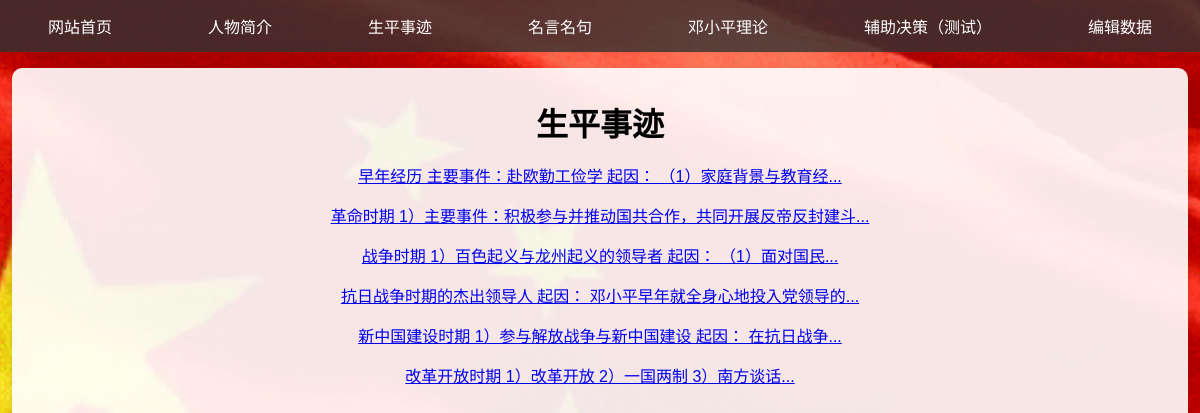
The app's page /life_story with its own data.
### models.py (models this page shows)
class Section(db.Model):
    __tablename__ = 'sections'
    id = db.Column(db.Integer, primary_key=True)
    section_title = db.Column(db.String(200), nullable=False)  # 章节标题
    section_content = db.Column(db.Text, nullable=True)  # 内容可以为空
    image_path = db.Column(db.String(300), nullable=True)  # 新增字段，存储图片路径
    parent_id = db.Column(db.Integer, db.ForeignKey('sections.id'), nullable=True)  # 父章节
    order = db.Column(db.Integer, nullable=False)  # 章节顺序
    type = db.Column(db.String(50), nullable=False)  # 标识板块类型 (bio, life_story, etc.)
    created_at = db.Column(db.DateTime, default=datetime.now(pytz.timezone('Asia/Shanghai')))
    parent = db.relationship('Section', remote_side=[id], backref='subsections')

### app.py (the view)
@app.route('/life_story')
def life_story():
    main_sections = Section.query.filter_by(section_title='生平事迹').all()
    return render_template('life_story.html', main_sections=main_sections)

### templates/life_story.html (shortened to what this page needs)
{% extends "welcome.html" %}
{% import "render_section_block.html" as section_macros %}
{% block content %}
    {{ section_macros.render_section_block('生平事迹', main_sections) }}
{% endblock %}

### templates/render_section_block.html (shortened to what this page needs)
{% macro render_section_block(section_title, sections) %}
    <div class="container">
        <h1>{{ section_title }}</h1>
        {% for section in sections %}
            <div class="section-item my-3">
                <a href="{{ url_for('section_detail', section_id=section.id) }}">
                    {{ section.section_content[:35] }}...
                </a>
            </div>
        {% endfor %}
    </div>
{% endmacro %}

### static/welcome.css (style rules this page uses)
body { font-family: Arial, sans-serif; background-image: url("/static/images/国旗.gif"); background-size: cover; background-position: center; background-repeat: no-repeat; color: #000000; display: flex; flex-direction: column; justify-content: center; align-items: center; height: 100vh; margin: 10px; padding-top: 50px; }
h1 { margin-bottom: 20px; }
.section-item { margin-bottom: 1rem; line-height: 1.5; }

### records on screen
Section: section_content "早年经历 主要事件：赴欧勤工俭学 起因： （1）家庭背景与教育经"
Section: section_content "革命时期 1）主要事件：积极参与并推动国共合作，共同开展反帝反封建斗"
Section: section_content "战争时期 1）百色起义与龙州起义的领导者 起因： （1）面对国民"
Section: section_content "抗日战争时期的杰出领导人 起因： 邓小平早年就全身心地投入党领导的"
Section: section_content "新中国建设时期 1）参与解放战争与新中国建设 起因： 在抗日战争"
Section: section_content "改革开放时期 1）改革开放 2）一国两制 3）南方谈话"

### other values on screen
{{ section_title }} "生平事迹"
